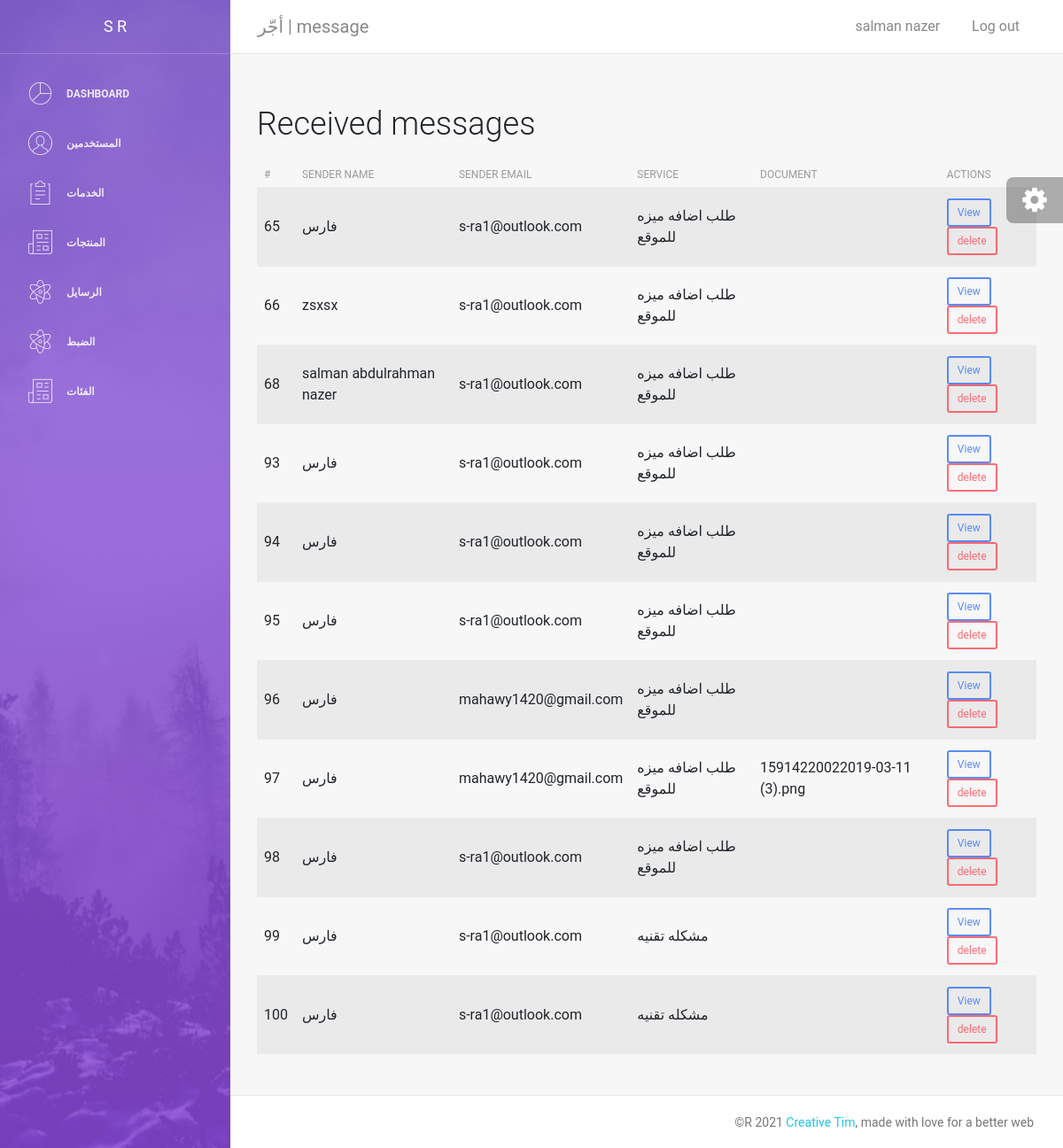
/admin/messages/index.php (signed in), run on the app's committed database.
### tables this page shows
CREATE TABLE `settings` (
  `id` int(11) NOT NULL,
  `admin_email` varchar(64) NOT NULL,
  `app_name` varchar(64) NOT NULL DEFAULT 'service app',
  `app_note` varchar(255) NOT NULL
);

CREATE TABLE `messages` (
  `id` int(11) NOT NULL,
  `service_id` int(11) DEFAULT NULL,
  `contact_name` varchar(128) NOT NULL,
  `email` varchar(128) NOT NULL,
  `document` varchar(128) DEFAULT NULL,
  `message` text NOT NULL
);

CREATE TABLE `services` (
  `id` int(11) NOT NULL,
  `name` varchar(128) NOT NULL,
  `description` varchar(255) DEFAULT NULL,
  `price` decimal(6,2) NOT NULL
);

### config/app.php (called while the page is built)
<?php
include_once 'database.php';
$settings = $mysqli->query('select * from settings')->fetch_array(MYSQLI_ASSOC);
if(count($settings)){
    $app_name = $settings['app_name'];
    $admin_email = $settings['admin_email'];
    $app_note = $settings['app_note'];
}else{
    $app_name = 'Service App';
    $admin_email = 'snazer658@gmail.com';
    $app_note = 'تاجير';
}
    $config =[
      'app_name' =>  $app_name,
      'admin_email' => $admin_email ,
      'lang' => 'eng' ,
      'dir' => 'ltr' ,
      'app_url' => 'http://127.0.0.1/php/',
      'upload_dir' => 'uploads/',
      'admin_assets' => 'http://127.0.0.1/php/admin/template/assets',
      'app_note' => $app_note,
    ];
 ?>

### classec/user.php (called while the page is built, shortened)
<?php
class user {
  public function name(){
  if(isset($_SESSION['user_name'])){
        return $_SESSION['user_name'];
    }
        return 'gust';
  }
}
 ?>

### admin/messages/index.php (the view, shortened to what this page needs)
<?php
$title = 'message';
include __DIR__.'/../template/header.php';
include __DIR__.'/../../config/database.php';
include __DIR__.'/../../config/app.php';
  $st = $mysqli->prepare("select *,m.id as message_id, s.id as service_id from messages m
   left join services s
   on m.service_id = s.id
  order by m.id
   ");
   $st->execute();
   $messages = $st->get_result()->fetch_all(MYSQLI_ASSOC);
if(!isset($_GET['id'])){
?>
<h2>Received messages</h2>
<div class="table-responsive">
    <table class="table table-hover table-striped shadow">
      <thead>
        <tr>
          <th>#</th>
          <th>sender name</th>
          <th>sender email</th>
          <th>service</th>
          <th>document</th>
          <th>actions</th>
        </tr>
      </thead>
      <tbody>
<?php
foreach ($messages as  $message) {
    ?>
<tr>
  <td><?php echo $message['message_id'] ?></td>
  <td><?php echo $message['contact_name'] ?></td>
  <td><?php echo $message['email'] ?></td>
  <td><?php echo $message['name'] ?></td>
  <td><?php echo $message['document'] ?></td>
  <td>
        <a href="?id=<?php echo $message['message_id']; ?>" class="btn btn-sm btn-primary">View</a>
        <form onsubmit="return confirm('هل انت متاكد')" class="" action="" method="post" style="display: inline-block">
            <button class="btn btn-sm btn-danger">delete</button>
        </form>
  </td>
</tr>
  <?php
}
 ?>
    </tbody>
  </table>
</div>
  <?php
}
include __DIR__.'/../template/footer.php';

### admin/template/header.php (shortened to what this page needs)
<?php
require_once __DIR__.'/../../config/app.php';
require_once __DIR__.'/../../classec/user.php';
$user = new User;
 ?>
<!DOCTYPE html>
<html lang="en">
<head>
    <link rel="stylesheet" href="https://maxcdn.bootstrapcdn.com/font-awesome/latest/css/font-awesome.min.css" />
    <link href="<?php echo $config['admin_assets']?>/css/bootstrap.min.css" rel="stylesheet" />
    <link href="<?php echo $config['admin_assets']?>/css/light-bootstrap-dashboard.css?v=2.0.0 " rel="stylesheet" />
    <link href="<?php echo $config['admin_assets']?>/css/demo.css" rel="stylesheet" />
</head>
<body>
  <div class="wrapper">
      <div class="sidebar" data-image="<?php echo $config['admin_assets']?>/img/sidebar-5.jpg">
  <?php include 'sidebar.php' ?>
      </div>
      <div class="main-panel">
          <nav class="navbar navbar-expand-lg " color-on-scroll="500">
              <div class="container-fluid">
                  <a class="navbar-brand" href="/../../php/index.php"> <?php echo $config['app_name']." | ". $title ?> </a>
                  <div class="collapse navbar-collapse justify-content-end" id="navigation">
                      <ul class="nav navbar-nav mr-auto">
                          <li class="nav-item">
                              <a href="#" class="nav-link" data-toggle="dropdown">
                              </a>
                          </li>
                      </ul>
                      <ul class="navbar-nav ml-auto">
                          <li class="nav-item">
                              <a class="nav-link" href="#pablo">
                                  <span><?php echo $user->name() ?></span>
                              </a>
                          </li>
                          <li class="nav-item">
                              <a class="nav-link" href="<?php echo $config['app_url'].'logout.php'; ?>">
                                  <span class="no-icon">Log out</span>
                              </a>
                          </li>
                      </ul>
                  </div>
              </div>
          </nav>
          <div class="content">
              <div class="container-fluid">

### data on the page
settings: app_name "أجّر"
messages: id "65", contact_name "فارس", email "s-ra1@outlook.com", service.name "طلب اضافه ميزه للموقع"
messages: id "66", contact_name "zsxsx", email "s-ra1@outlook.com", service.name "طلب اضافه ميزه للموقع"
messages: id "68", contact_name "salman abdulrahman nazer", email "s-ra1@outlook.com", service.name "طلب اضافه ميزه للموقع"
messages: id "93", contact_name "فارس", email "s-ra1@outlook.com", service.name "طلب اضافه ميزه للموقع"
messages: id "94", contact_name "فارس", email "s-ra1@outlook.com", service.name "طلب اضافه ميزه للموقع"
messages: id "95", contact_name "فارس", email "s-ra1@outlook.com", service.name "طلب اضافه ميزه للموقع"
messages: id "96", contact_name "فارس", email "mahawy1420@gmail.com", service.name "طلب اضافه ميزه للموقع"
messages: id "97", contact_name "فارس", email "mahawy1420@gmail.com", service.name "طلب اضافه ميزه للموقع", document "15914220022019-03-11 (3).png"
messages: id "98", contact_name "فارس", email "s-ra1@outlook.com", service.name "طلب اضافه ميزه للموقع"
messages: id "99", contact_name "فارس", email "s-ra1@outlook.com", service.name "مشكله تقنيه"
messages: id "100", contact_name "فارس", email "s-ra1@outlook.com", service.name "مشكله تقنيه"

### other printed values
$title "message"
$user->name() "salman nazer"
